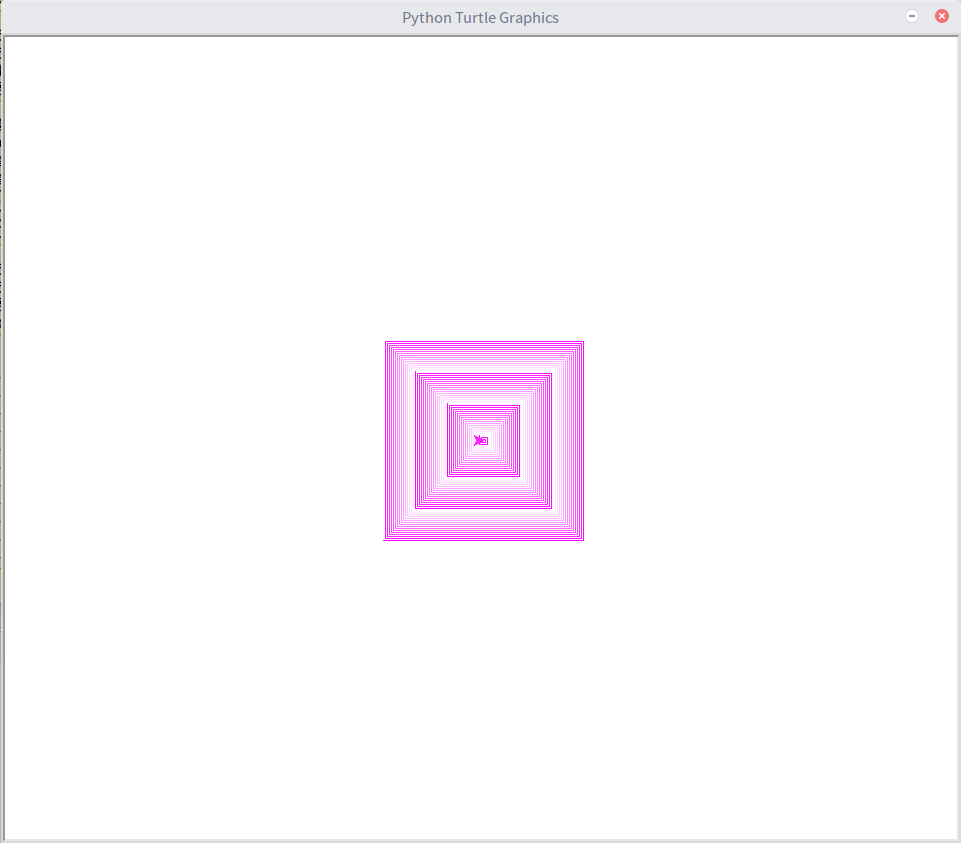

This figure's Python source:
#!/usr/bin/env python3
#-*- coding:utf-8 -*-
import turtle

def DrawSpiral(t,length, color, colorBase):
    if length == 0:
        return
    newcolor = (int(color[1:],16) + 2**10)%(2**24)
    base = int(colorBase[1:],16)
    if newcolor < base:
        newcolor = (newcolor + base)%(2**24)
    newcolor = hex(newcolor)[2:]
    newcolor = "#"+("0"*(6-len(newcolor)))+newcolor
    
    t.color(newcolor)
    t.forward(length)
    t.left(90)
    DrawSpiral(t, length-1, newcolor, colorBase)
def main():
    t = turtle.Turtle()
    screen = t.getscreen()
    t.speed(speed=100)
    t.penup()
    t.goto(-100,-100)
    t.pendown()
    DrawSpiral(t, 200, "#000000", "#ff00ff")
    screen.exitonclick()
if __name__ == "__main__":
    main()
